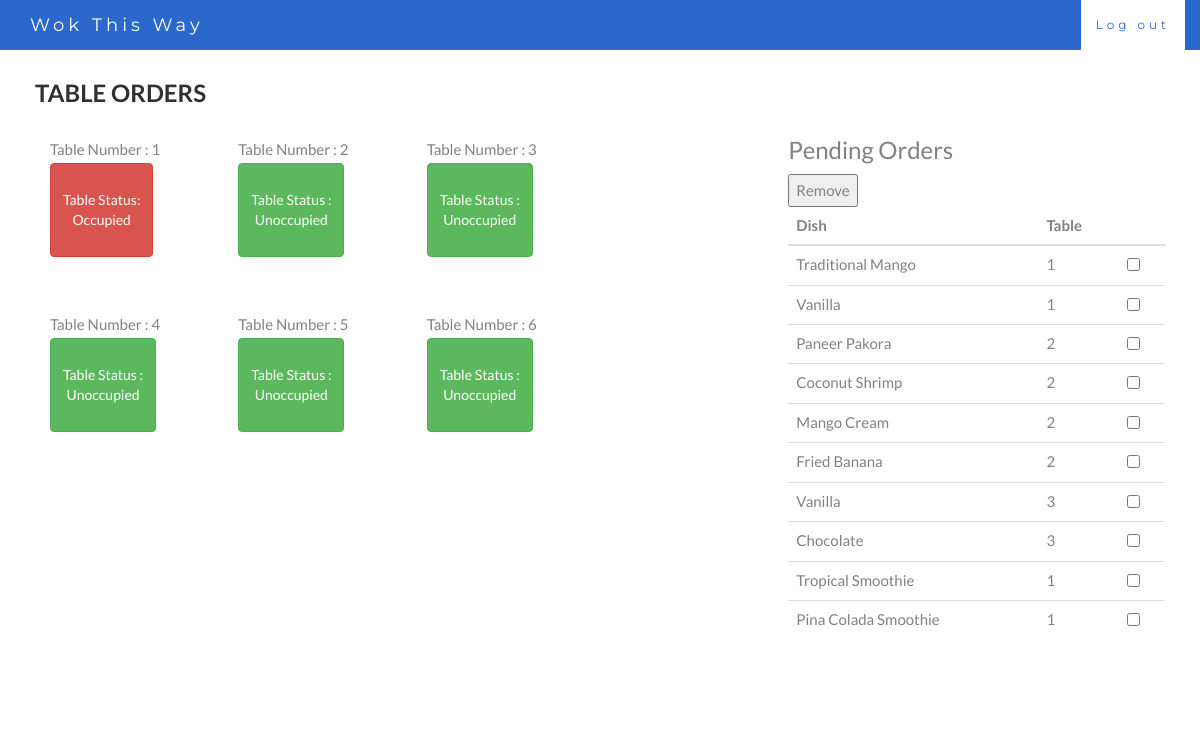
Before: /cashier/ with the older database file.
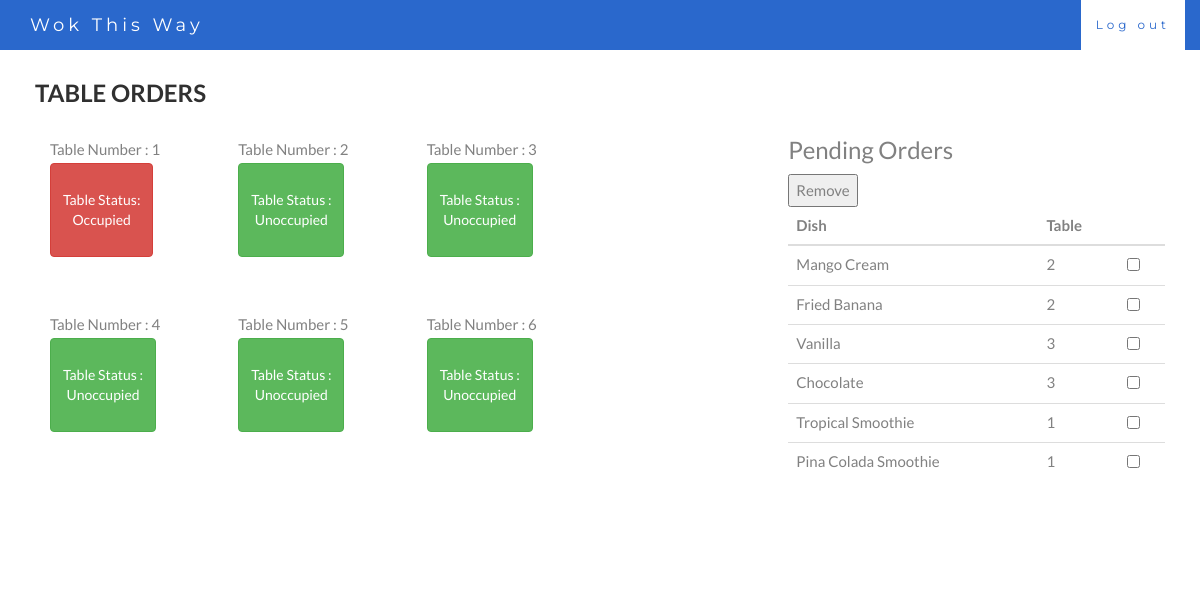
After: the same page with the newer database file.
### restaurantmanagementsystem/models.py (models this page shows, shortened)
class Table(models.Model):
	table_id = models.IntegerField(primary_key = True)
	status = models.IntegerField()

class Order(models.Model):
	OrderID = models.IntegerField()
	table_id= models.IntegerField()
	status = models.CharField(max_length = 100)
	customer = models.ForeignKey(Customer, on_delete=models.PROTECT,)
	food = models.ForeignKey(Food, on_delete=models.PROTECT, )
	timestamp = models.DateTimeField(default=timezone.now)
	quantity = models.IntegerField(default=1)
	class Meta:
		unique_together=(('OrderID','food'),)

class Food(models.Model):
	ID=models.BigIntegerField(primary_key=True)
	name=models.CharField(max_length=50)
	description=models.CharField(max_length=300)
	price=models.FloatField()
	course=models.CharField(max_length=50)
	cuisine=models.CharField(max_length=50)
	category=models.CharField(max_length=50)
	def __str__(self):
		return self.name

### restaurantmanagementsystem/views.py (the view)
# urls.py: url(r'^cashier/$',views.cashier, name = 'cashier'),
def cashier(request):
    orders = Order.objects.filter(status= 0)
    tables =  Table.objects.all()
    return render(request,'restaurantmanagementsystem/cashier.html',{'tables':tables,'orders':orders})

### restaurantmanagementsystem/templates/restaurantmanagementsystem/cashier.html (shortened to what this page needs)
<!DOCTYPE html>
<html lang="en">
<head>
  <link rel="stylesheet" href="https://maxcdn.bootstrapcdn.com/bootstrap/3.3.7/css/bootstrap.min.css">
</head>
<body id="myPage" data-spy="scroll" data-target=".navbar" data-offset="60">
<nav class="navbar navbar-default navbar-fixed-top">
  <div class="container">
    <div class="navbar-header">
      <a class="navbar-brand" href="#myPage">Wok This Way</a>
    </div>
    <div class="collapse navbar-collapse" id="myNavbar">
      <ul class="nav navbar-nav navbar-right">
        <li><a href="#section1">Log out</a></li>
      </ul>
    </div>
  </div>
</nav>
<div id="section1" class="container-fluid">
  <div class="row">
  <h2>Table Orders</h2>
    <div class="col-lg-8">
  <div class="row">
  {% for table in tables%}
     <div class="col-lg-3">
      Table Number : {{table.table_id}}<br>
         {%if table.status%}
             <button class="btn btn-group-lg btn-danger"><br>Table Status:<br>Occupied<br><br></button>
         {%else%}
                <button class="btn btn-group-lg btn-success"><br>Table Status :<br>Unoccupied<br><br></button>
         {%endif%}
      </div>
      {%ifequal forloop.counter 3 %}
            </div><br><br>
          <div class="row">
      {%endifequal%}
  {%endfor%}
    </div>
	</div>
	<div class="col-lg-4">
	</div>
      <h3>Pending Orders</h3>
      <form action="{% url 'cashier_transaction'%}" method="POST">
      <div class="table-responsive">
      <table class="table table-hover">
        {%if orders%}
        <thead>
          <tr>
            <th>Dish</th>
            <th>Table</th>
            <th>    </th>
          </tr>
        </thead>
        <tbody>
          {%for item in orders%}
        <tr><td>{{item.food}}</td>
          <td>{{item.table_id}}</td>
        <td><input type="checkbox" name = "remove_check" id="" value= "{{item.food}}:{{item.table_id}}"/></td>
      </tr>
      {%endfor%}
        <button type="submit" name = "remove" >Remove</button> </tr>
        </tbody>
        {%else%}
        <h4>No Pending Orders <h4>
       {%endif%}
        </table>
      </div>
    </form>
	</div>
</div>
</body>
</html>

### restaurantmanagementsystem/templates/restaurantmanagementsystem/cashier.html (style rules this page uses)
body { font: 400 15px Lato, sans-serif; line-height: 1.8; color: #818181; }
h2 { font-size: 24px; text-transform: uppercase; color: #303030; font-weight: 600; margin-bottom: 30px; }
.container-fluid { padding: 60px 50px; }
.navbar { margin-bottom: 0; background-color: #2a68cc; z-index: 9999; border: 0; font-size: 12px !important; line-height: 1.42857143 !important; letter-spacing: 4px; border-radius: 0; font-family: Montserrat, sans-serif; }
.navbar li a, .navbar .navbar-brand { color: #fff !important; }
.navbar-nav li a:hover, .navbar-nav li.active a { color: #2a68cc !important; background-color: #fff !important; }

Changed rows visible on the page:
no longer on this page (row edited): Order: food "Traditional Mango", table_id "1"
no longer on this page (row edited): Order: food "Vanilla", table_id "1"
no longer on this page (row edited): Order: food "Paneer Pakora", table_id "2"
no longer on this page (row edited): Order: food "Coconut Shrimp", table_id "2"
